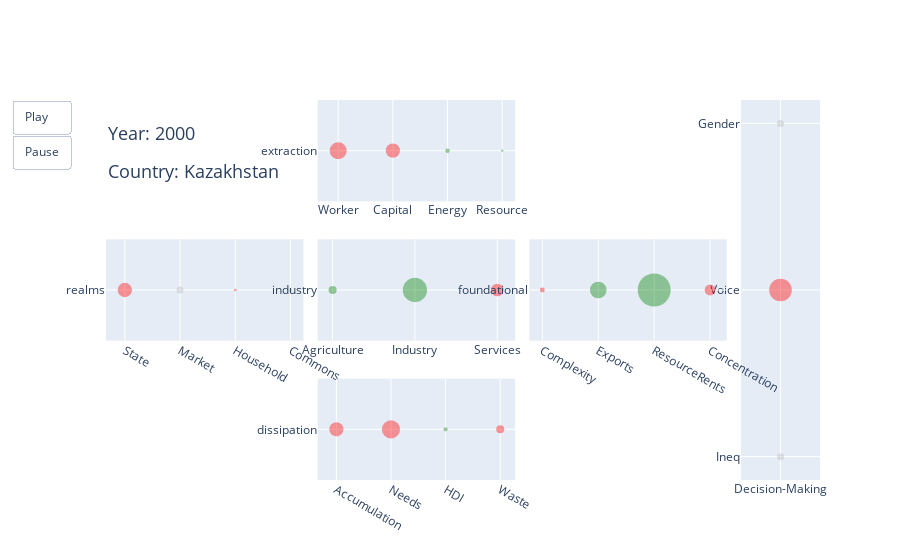

Notebook cell for this chart:
### Markdown cell above
## Draw plots

### Code cell
plotly_animate('Kazakhstan', years=range(2000, 2016))

### Figure 1 — Plotly figure (JSON) as saved in the notebook; plotly's stock layout.template omitted (floating-point values rounded to 4 significant figures)
{"data": [{"hovertemplate": "unemployed: 0.73", "marker": {"color": "red", "opacity": 0.4, "size": 17.01}, "mode": "markers", "x": [0.125], "y": [0.5], "type": "scatter", "xaxis": "x", "yaxis": "y"}, {"hovertemplate": "wealth: -0.61", "marker": {"color": "red", "opacity": 0.4, "size": 14.27}, "mode": "markers", "x": [0.375], "y": [0.5], "type": "scatter", "xaxis": "x", "yaxis": "y"}, {"hovertemplate": "energy: 0.19", "marker": {"color": "green", "opacity": 0.4, "size": 4.423}, "mode": "markers", "x": [0.625], "y": [0.5], "type": "scatter", "xaxis": "x", "yaxis": "y"}, {"hovertemplate": "placeholder: 0.1", "marker": {"color": "green", "opacity": 0.4, "size": 2.333}, "mode": "markers", "x": [0.875], "y": [0.5], "type": "scatter", "xaxis": "x", "yaxis": "y"}, {"hovertemplate": "govconsum: -0.61", "marker": {"color": "red", "opacity": 0.4, "size": 14.33}, "mode": "markers", "x": [0.125], "y": [0.5], "type": "scatter", "xaxis": "x3", "yaxis": "y3"}, {"hovertemplate": "marketcap: nan", "marker": {"color": "grey", "opacity": 0.2, "size": 7.0}, "mode": "markers", "x": [0.375], "y": [0.5], "type": "scatter", "xaxis": "x3", "yaxis": "y3"}, {"hovertemplate": "houseconsum: -0.11", "marker": {"color": "red", "opacity": 0.4, "size": 2.53}, "mode": "markers", "x": [0.625], "y": [0.5], "type": "scatter", "xaxis": "x3", "yaxis": "y3"}, {"hovertemplate": "placeholder: 0.1", "marker": {"color": "green", "opacity": 0.4, "size": 2.333}, "mode": "markers", "x": [0.875], "y": [0.5], "type": "scatter", "xaxis": "x3", "yaxis": "y3"}, {"hovertemplate": "agriculture: 0.35", "marker": {"color": "green", "opacity": 0.4, "size": 8.082}, "mode": "markers", "x": [0.25], "y": [0.5], "type": "scatter", "xaxis": "x4", "yaxis": "y4"}, {"hovertemplate": "industry: 1.04", "marker": {"color": "green", "opacity": 0.4, "size": 24.3}, "mode": "markers", "x": [0.5], "y": [0.5], "type": "scatter", "xaxis": "x4", "yaxis": "y4"}, {"hovertemplate": "services: -0.55", "marker": {"color": "red", "opacity": 0.4, "size": 12.73}, "mode": "markers", "x": [0.75], "y": [0.5], "type": "scatter", "xaxis": "x4", "yaxis": "y4"}, {"hovertemplate": "eci: -0.21", "marker": {"color": "red", "opacity": 0.4, "size": 4.958}, "mode": "markers", "x": [0.125], "y": [0.5], "type": "scatter", "xaxis": "x5", "yaxis": "y5"}, {"hovertemplate": "exports: 0.71", "marker": {"color": "green", "opacity": 0.4, "size": 16.64}, "mode": "markers", "x": [0.375], "y": [0.5], "type": "scatter", "xaxis": "x5", "yaxis": "y5"}, {"hovertemplate": "resourcerents: 1.41", "marker": {"color": "green", "opacity": 0.4, "size": 33.0}, "mode": "markers", "x": [0.625], "y": [0.5], "type": "scatter", "xaxis": "x5", "yaxis": "y5"}, {"hovertemplate": "concentration: -0.47", "marker": {"color": "red", "opacity": 0.4, "size": 10.88}, "mode": "markers", "x": [0.875], "y": [0.5], "type": "scatter", "xaxis": "x5", "yaxis": "y5"}, {"hovertemplate": "grosscapital: -0.61", "marker": {"color": "red", "opacity": 0.4, "size": 14.13}, "mode": "markers", "x": [0.125], "y": [0.5], "type": "scatter", "xaxis": "x6", "yaxis": "y6"}, {"hovertemplate": "lifeexpectancy: -0.78", "marker": {"color": "red", "opacity": 0.4, "size": 18.25}, "mode": "markers", "x": [0.375], "y": [0.5], "type": "scatter", "xaxis": "x6", "yaxis": "y6"}, {"hovertemplate": "education: 0.18", "marker": {"color": "green", "opacity": 0.4, "size": 4.128}, "mode": "markers", "x": [0.625], "y": [0.5], "type": "scatter", "xaxis": "x6", "yaxis": "y6"}, {"hovertemplate": "mfootprint: -0.34", "marker": {"color": "red", "opacity": 0.4, "size": 7.988}, "mode": "markers", "x": [0.875], "y": [0.5], "type": "scatter", "xaxis": "x6", "yaxis": "y6"}, {"hovertemplate": "gini: nan", "marker": {"color": "grey", "opacity": 0.2, "size": 7.0}, "mode": "markers", "x": [0.5], "y": [0.2], "type": "scatter", "xaxis": "x2", "yaxis": "y2"}, {"hovertemplate": "voice: 0.97", "marker": {"color": "red", "opacity": 0.4, "size": 22.67}, "mode": "markers", "x": [0.5], "y": [0.5], "type": "scatter", "xaxis": "x2", "yaxis": "y2"}, {"hovertemplate": "femaleminister: nan", "marker": {"color": "grey", "opacity": 0.2, "size": 7.0}, "mode": "markers", "x": [0.5], "y": [0.8], "type": "scatter", "xaxis": "x2", "yaxis": "y2"}], "layout": {"xaxis": {"anchor": "y", "domain": [0.2965, 0.5729], "tickvals": [0.125, 0.375, 0.625, 0.875], "ticktext": ["Worker", "Capital", "Energy", "Resource"]}, "yaxis": {"anchor": "x", "domain": [0.7333, 1.0], "range": [0.3, 0.7], "tickvals": [0.5], "ticktext": ["extraction"]}, "xaxis2": {"anchor": "y2", "domain": [0.8894, 1.0], "range": [0.3, 0.7], "tickvals": [0.5], "ticktext": ["Decision-Making"]}, "yaxis2": {"anchor": "x2", "domain": [0.0, 1.0], "tickvals": [0.2, 0.5, 0.8], "ticktext": ["Ineq", "Voice", "Gender"]}, "xaxis3": {"anchor": "y3", "domain": [0.0, 0.2765], "tickvals": [0.125, 0.375, 0.625, 0.875], "ticktext": ["State", "Market", "Household", "Commons"]}, "yaxis3": {"anchor": "x3", "domain": [0.3667, 0.6333], "range": [0.3, 0.7], "tickvals": [0.5], "ticktext": ["realms"]}, "xaxis4": {"anchor": "y4", "domain": [0.2965, 0.5729], "tickvals": [0.25, 0.5, 0.75], "ticktext": ["Agriculture", "Industry", "Services"]}, "yaxis4": {"anchor": "x4", "domain": [0.3667, 0.6333], "range": [0.3, 0.7], "tickvals": [0.5], "ticktext": ["industry"]}, "xaxis5": {"anchor": "y5", "domain": [0.5929, 0.8694], "tickvals": [0.125, 0.375, 0.625, 0.875], "ticktext": ["Complexity", "Exports", "ResourceRents", "Concentration"]}, "yaxis5": {"anchor": "x5", "domain": [0.3667, 0.6333], "range": [0.3, 0.7], "tickvals": [0.5], "ticktext": ["foundational"]}, "xaxis6": {"anchor": "y6", "domain": [0.2965, 0.5729], "tickvals": [0.125, 0.375, 0.625, 0.875], "ticktext": ["Accumulation", "Needs", "HDI", "Waste"]}, "yaxis6": {"anchor": "x6", "domain": [0.0, 0.2667], "range": [0.3, 0.7], "tickvals": [0.5], "ticktext": ["dissipation"]}, "annotations": [{"font": {"size": 18}, "showarrow": false, "text": "Year: 2000", "x": 0, "xref": "paper", "y": 0.95, "yref": "paper"}, {"font": {"size": 18}, "showarrow": false, "text": "Country: Kazakhstan", "x": 0, "xref": "paper", "y": 0.85, "yref": "paper"}], "updatemenus": [{"buttons": [{"args": [null, {"frame": {"duration": 1000}}], "label": "Play", "method": "animate"}, {"args": [[null], {"frame": {"duration": 0, "redraw": false}}], "label": "Pause", "method": "animate"}], "showactive": false, "type": "buttons"}], "showlegend": false}}
